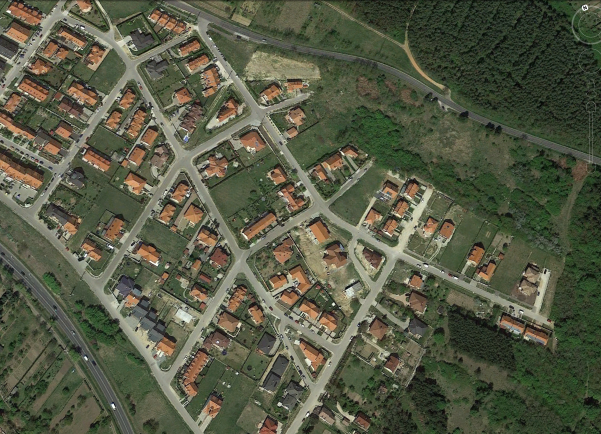
#> input picture input/07.png, 1202 x 868 px, found by its file name (shown at 1/2 size)
$ python init.py   (older library calls are emulated)
#> lines starting #> are read from the running program, lines starting #| are printed output that depends on the picture; after the words box and inside, x2 and y2 are one past the last pixel; in counts of white or black regions, pixels touching at a corner belong together
import numpy as np
import matplotlib.pyplot as plt
import cv2

# win esetén char escape miatt mindenhol dupla backslash hasznalando.
input_img = 'C:\\Users\\micro\\Documents\\sze-digital-img-processing\\input\\07.png'
output_img = 'C:\\Users\\micro\\Documents\\sze-digital-img-processing\\output\\07.png'

imgTargetWidth = 606
imgTargetHeight = 630

imgTargetWidth = 601
imgTargetHeight = 434

#minIntenzitas = 150
#minIntenzitas = 110
minIntenzitas = 60

binThreshTargetIntenzitas = 255


# [75 lines left out: functions refineContours, refineContours2, not called in this run]


# lojuk be kb a zold hatarait

low_green = np.array([21, 52, 32])
high_green = np.array([102, 255, 255])


# elo-feldolgozas
img = cv2.imread(input_img)
#> img is the input picture: shape (868, 1202, 3); mean B, G, R 69.1, 89.7, 86.2

#kicsinyitsunk, hogy hatekonyabb legyen a feldolgozas
img = cv2.resize(img, (imgTargetWidth, imgTargetHeight), interpolation=cv2.INTER_CUBIC)
#> img: shape (434, 601, 3)

cv2.imshow("kiindulas", img)
cv2.waitKey(0)
cv2.destroyAllWindows()

# színek sorrendje BGR, es nem RGB !!!


# 1 --- zold reszek kivagasa

# legyen HSV
imgHSV = cv2.cvtColor(img, cv2.COLOR_BGR2HSV)
#> imgHSV: shape (434, 601, 3); mean H, S, V 38.9, 71.8, 93.3

# maszk keszitese
mask = cv2.inRange(imgHSV, low_green, high_green)
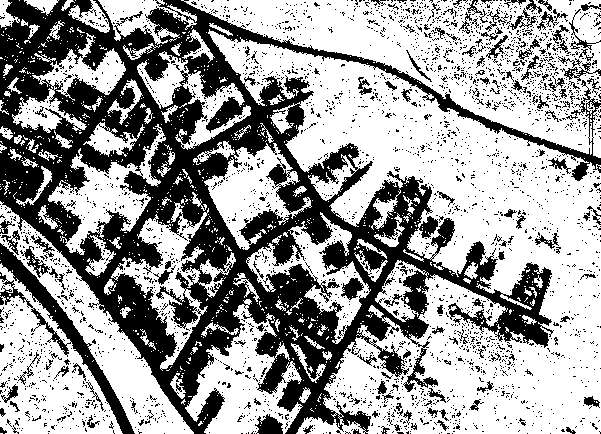
#> mask: shape (434, 601); 61.2% white; 3146 black regions (2996 under 20 px), largest, box (x1, y1, x2, y2) and area: (0, 0, 601, 434) 81518, (0, 243, 135, 434) 3430, (255, 414, 283, 434) 373

#invertaljunk
mask = 255-mask
res1 = cv2.bitwise_and(img, img, mask=mask)


#eredmenyek

# 2 --- szurkearnyalatos

res2 = cv2.cvtColor(res1, cv2.COLOR_BGR2GRAY)


# 3 --- keressunk alakzatokat


res3=cv2.GaussianBlur(res2,(5,5),1)
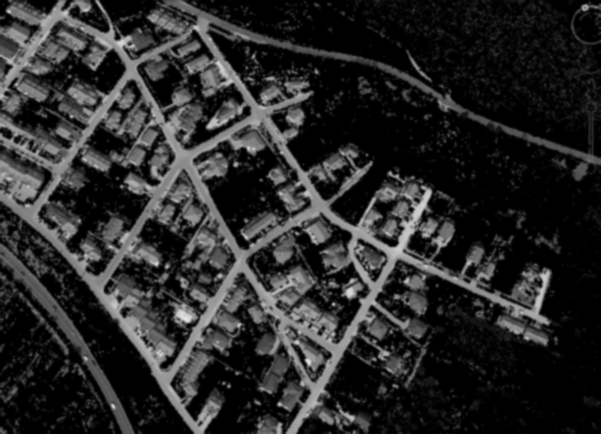
#> res3: shape (434, 601); min 0, max 230, mean 41.7
res4=cv2.Canny(res3,10,50)
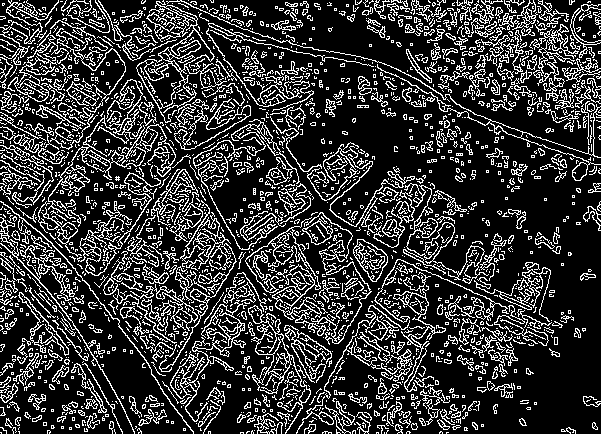
#> res4: shape (434, 601); 21.6% white in thin lines or dots


partialToShow1 = np.concatenate((res3, res4), axis=1)
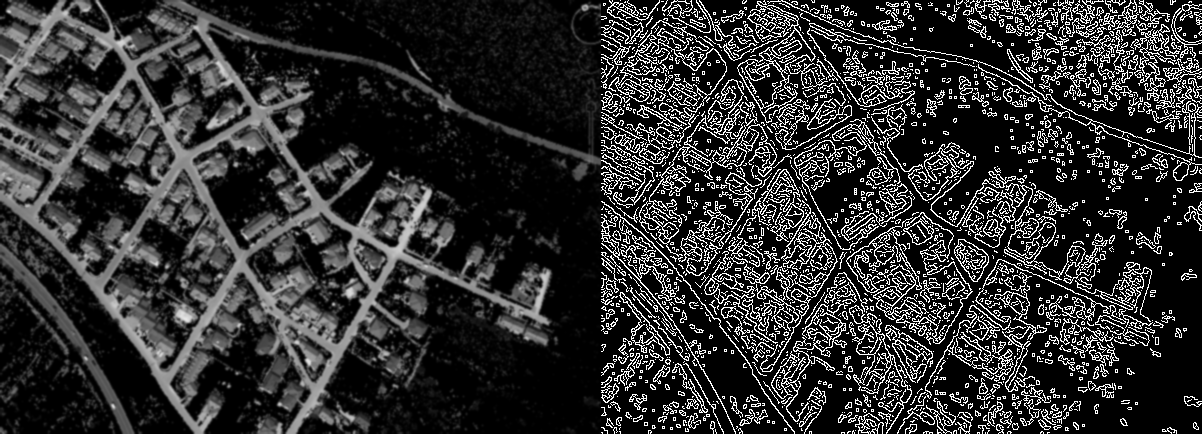
#> partialToShow1: shape (434, 1202); min 0, max 255, mean 48.4

cv2.imshow("Zold teruletek nelkul, gauss blur & Konturok", partialToShow1)
cv2.waitKey(0)

res5 = res2
res6 = res2


# kettos kuszoboles, avagy binary threshold, valasszuk ki, milyen intenzitas felett/alatti ertekekkel szeretnenk dolgozni

ret, thresh = cv2.threshold(res3, minIntenzitas, binThreshTargetIntenzitas, cv2.THRESH_BINARY)
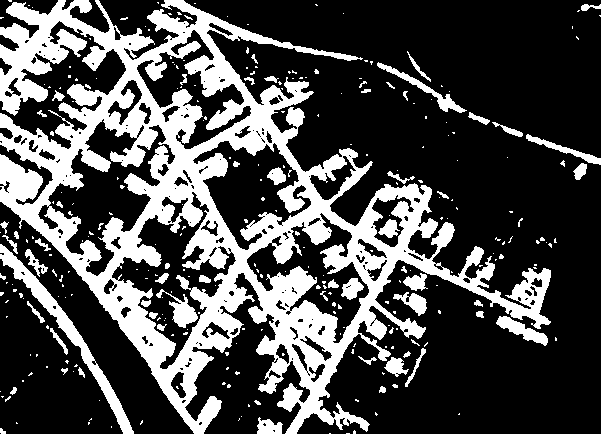
#> thresh: shape (434, 601); 29.9% white; 291 white regions (231 under 20 px)
#> ret = 60

cv2.imshow('Kettos kuszoboles (binary threshold) alkalmazva', thresh)
cv2.waitKey(0)
cv2.destroyAllWindows()


# hiszterezis kuszoboles?


# nezzuk meg, milyen a kep, ha szincsatornak szerint pl. pirossal dolgozunk

# B, G, R channel splitting
blue, green, red = cv2.split(img)
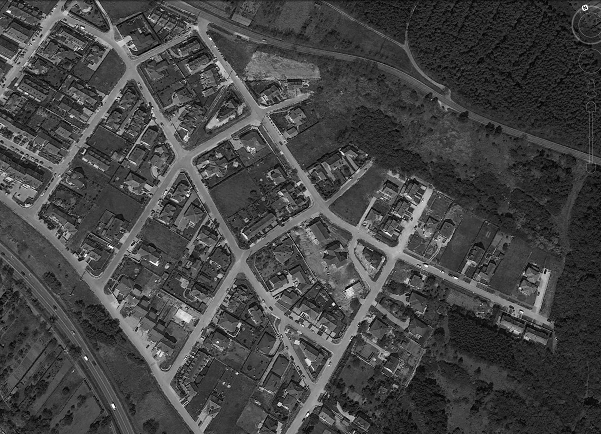
#> blue: shape (434, 601); min 0, max 255, mean 69.1
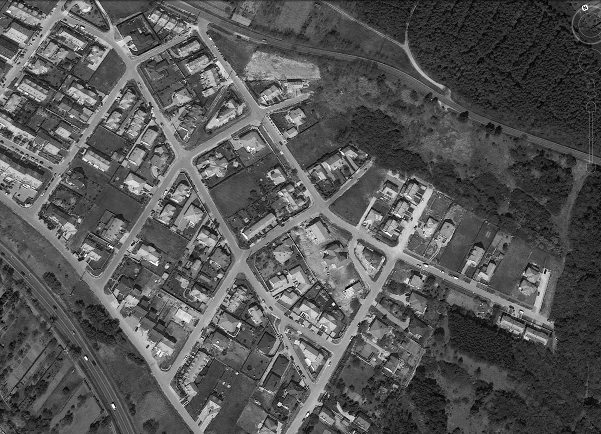
#> red: shape (434, 601); min 0, max 255, mean 86.2

# detect contours using red channel and without thresholding
contours3, hierarchy3 = cv2.findContours(image=red, mode=cv2.RETR_TREE, method=cv2.CHAIN_APPROX_SIMPLE)
#> contours3 = 102 contours, 101 with area under 20; largest, box (x1, y1, x2, y2) and area: (0, 0, 601, 434) 259800
# draw contours on the original image
image_contour_red = img.copy()
#> (the run stopped early here; a loop or call above may not have finished)

$ run again, with input/02c.png copied over input/07.png
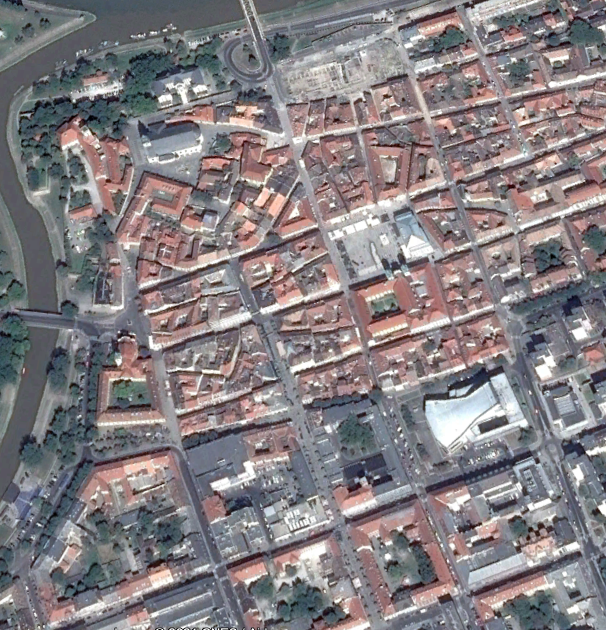
#> input picture input/02c.png, 606 x 630 px, found by its file name
#> img is the input picture: shape (630, 606, 3); mean B, G, R 129.5, 126.2, 132.3
#> img: shape (434, 601, 3)
#> imgHSV: shape (434, 601, 3); mean H, S, V 92.6, 34.6, 138.9
#> `mask = cv2.inRange(imgHSV, low_green, high_green)`:
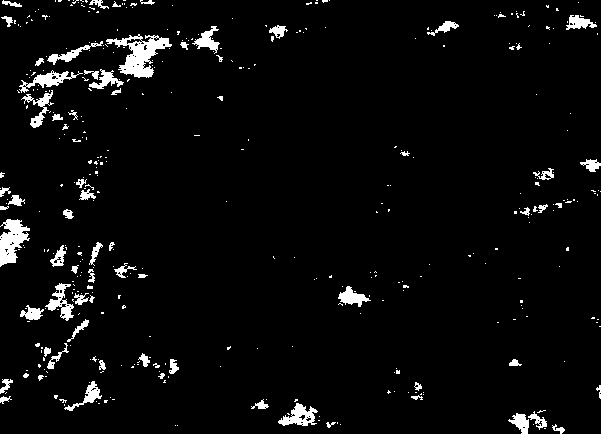
#> mask: shape (434, 601); 4.1% white; 403 white regions (334 under 20 px), largest, box (x1, y1, x2, y2) and area: (106, 34, 172, 78) 1225, (0, 219, 30, 267) 838, (278, 403, 318, 426) 467
#> res4: shape (434, 601); 26% white in thin lines or dots
#> thresh: shape (434, 601); 92.8% white; 314 black regions (213 under 20 px)
#> ret = 60
#> `blue, green, red = cv2.split(img)`:
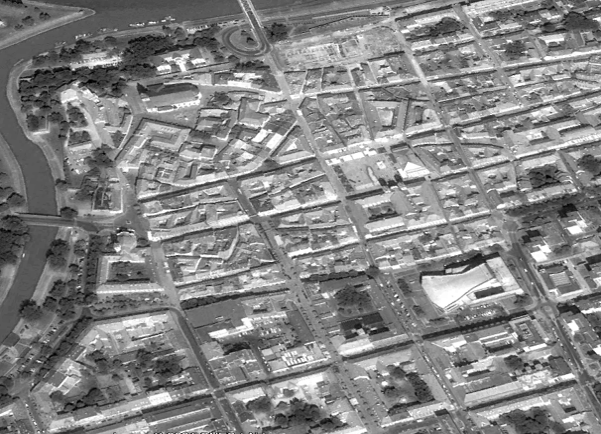
#> red: shape (434, 601); min 0, max 255, mean 132.3
#> contours3 = 17 contours, 16 with area under 20; largest, box (x1, y1, x2, y2) and area: (0, 0, 601, 434) 259799

$ run again, with input/05b.png copied over input/07.png
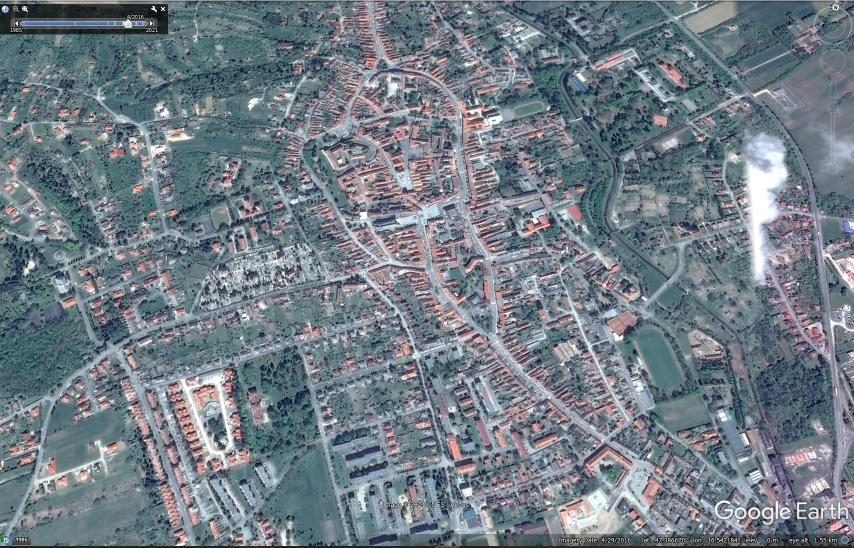
#> input picture input/05b.png, 1708 x 1096 px, found by its file name (shown at 1/2 size)
#> img is the input picture: shape (1096, 1708, 3); mean B, G, R 133, 124.7, 113.1
#> img: shape (434, 601, 3)
#> imgHSV: shape (434, 601, 3); mean H, S, V 103.2, 53, 135.1
#> `mask = cv2.inRange(imgHSV, low_green, high_green)`:
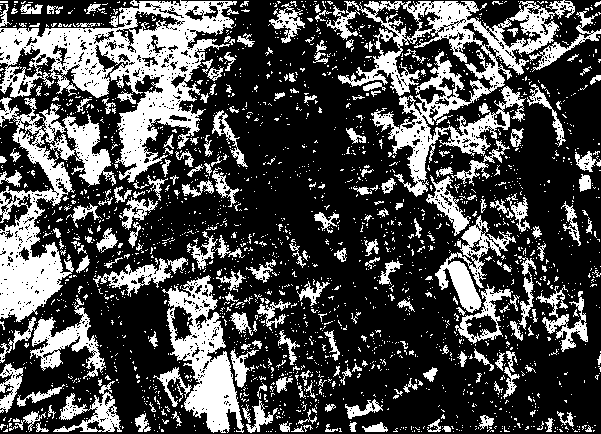
#> mask: shape (434, 601); 30% white; 2286 white regions (2067 under 20 px), largest, box (x1, y1, x2, y2) and area: (0, 0, 239, 183) 14552, (326, 0, 575, 197) 12607, (0, 97, 116, 322) 9240
#> res4: shape (434, 601); 28.9% white in thin lines or dots
#> thresh: shape (434, 601); 66.3% white; 570 black regions (389 under 20 px)
#> ret = 60
#> `blue, green, red = cv2.split(img)`:
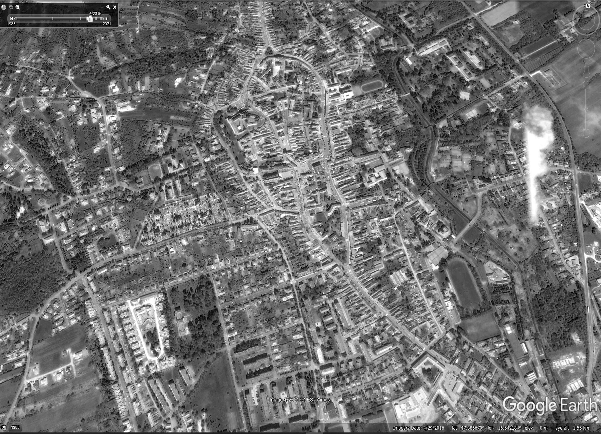
#> red: shape (434, 601); min 0, max 255, mean 113
#> contours3 = 111 contours, 110 with area under 20; largest, box (x1, y1, x2, y2) and area: (0, 0, 601, 434) 259800
